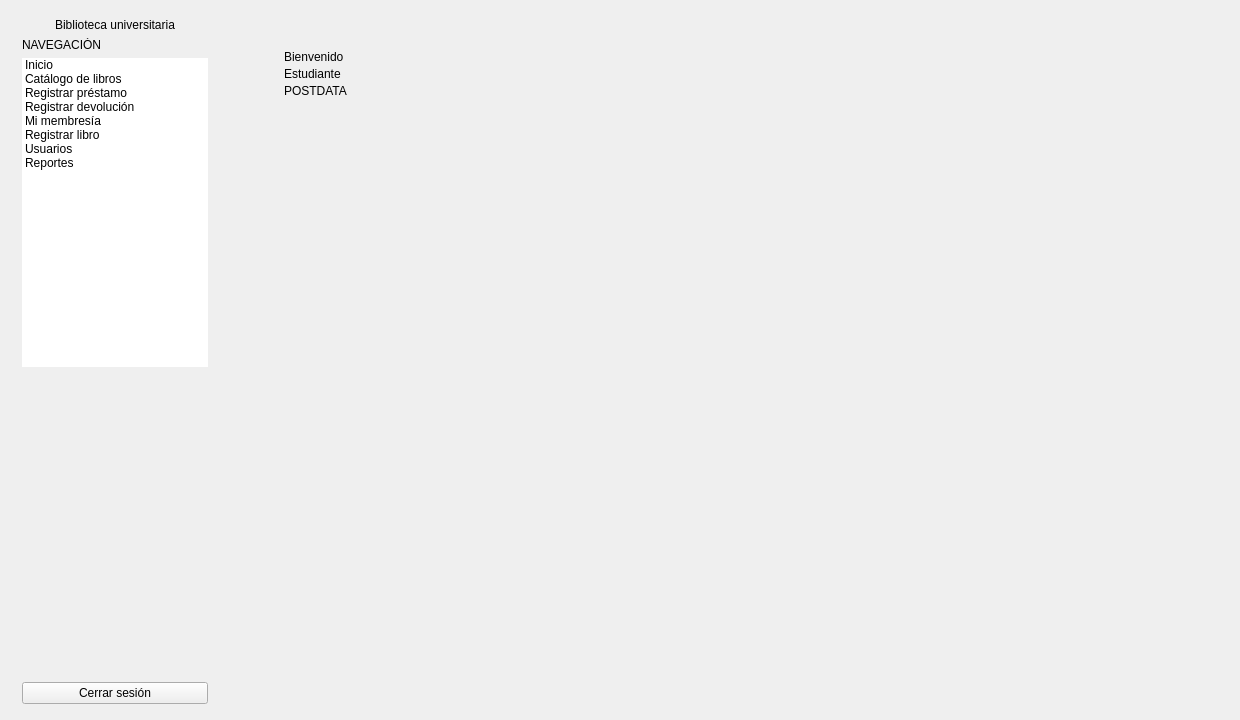
<?xml version="1.0" encoding="utf-8"?>
<ui version="4.0">
  <class>VentanaPrincipal</class>
  <widget class="QMainWindow" name="VentanaPrincipal">
    <property name="geometry">
      <rect>
        <x>0</x>
        <y>0</y>
        <width>1240</width>
        <height>720</height>
      </rect>
    </property>
    <property name="minimumSize">
      <size>
        <width>1140</width>
        <height>640</height>
      </size>
    </property>
    <property name="windowTitle">
      <string>Biblioteca General POSTDATA</string>
    </property>
    <widget class="QWidget" name="centralwidget">
      <layout class="QHBoxLayout" name="layoutRaiz">
        <property name="spacing">
          <number>0</number>
        </property>
        <property name="leftMargin">
          <number>0</number>
        </property>
        <property name="topMargin">
          <number>0</number>
        </property>
        <property name="rightMargin">
          <number>0</number>
        </property>
        <property name="bottomMargin">
          <number>0</number>
        </property>
        <item>
          <widget class="QFrame" name="sidebarFrame">
            <property name="minimumSize">
              <size>
                <width>230</width>
                <height>0</height>
              </size>
            </property>
            <property name="maximumSize">
              <size>
                <width>230</width>
                <height>16777215</height>
              </size>
            </property>
            <layout class="QVBoxLayout" name="layoutSidebar">
              <property name="leftMargin">
                <number>22</number>
              </property>
              <property name="rightMargin">
                <number>22</number>
              </property>
              <item>
                <widget class="QLabel" name="marca1Label">
                  <property name="layoutDirection">
                    <enum>Qt::LeftToRight</enum>
                  </property>
                  <property name="text">
                    <string>Biblioteca universitaria</string>
                  </property>
                  <property name="alignment">
                    <set>Qt::AlignCenter</set>
                  </property>
                  <property name="wordWrap">
                    <bool>true</bool>
                  </property>
                </widget>
              </item>
              <item>
                <widget class="QLabel" name="menuLabel">
                  <property name="text">
                    <string>NAVEGACIÓN</string>
                  </property>
                </widget>
              </item>
              <item>
                <widget class="QListWidget" name="navegacionListWidget">
                  <property name="focusPolicy">
                    <enum>Qt::NoFocus</enum>
                  </property>
                  <property name="frameShape">
                    <enum>QFrame::NoFrame</enum>
                  </property>
                  <item>
                    <property name="text">
                      <string>Inicio</string>
                    </property>
                  </item>
                  <item>
                    <property name="text">
                      <string>Catálogo de libros</string>
                    </property>
                  </item>
                  <item>
                    <property name="text">
                      <string>Registrar préstamo</string>
                    </property>
                  </item>
                  <item>
                    <property name="text">
                      <string>Registrar devolución</string>
                    </property>
                  </item>
                  <item>
                    <property name="text">
                      <string>Mi membresía</string>
                    </property>
                  </item>
                  <item>
                    <property name="text">
                      <string>Registrar libro</string>
                    </property>
                  </item>
                  <item>
                    <property name="text">
                      <string>Usuarios</string>
                    </property>
                  </item>
                  <item>
                    <property name="text">
                      <string>Reportes</string>
                    </property>
                  </item>
                  <property name="verticalScrollBarPolicy">
                    <enum>Qt::ScrollBarAlwaysOff</enum>
                  </property>
                  <property name="uniformItemSizes">
                    <bool>true</bool>
                  </property>
                  <property name="spacing">
                    <number>2</number>
                  </property>
                </widget>
              </item>
              <item>
                <spacer name="espacioSidebar">
                  <property name="orientation">
                    <enum>Qt::Vertical</enum>
                  </property>
                  <property name="sizeHint" stdset="0">
                    <size>
                      <width>20</width>
                      <height>40</height>
                    </size>
                  </property>
                </spacer>
              </item>
              <item>
                <widget class="QPushButton" name="cerrarSesionButton">
                  <property name="text">
                    <string>Cerrar sesión</string>
                  </property>
                  <property name="rol" stdset="0">
                    <string>ghost</string>
                  </property>
                </widget>
              </item>
              <property name="spacing">
                <number>6</number>
              </property>
              <property name="topMargin">
                <number>18</number>
              </property>
              <property name="bottomMargin">
                <number>16</number>
              </property>
            </layout>
          </widget>
        </item>
        <item>
          <widget class="QFrame" name="contenidoFrame">
            <layout class="QVBoxLayout" name="layoutContenido">
              <property name="spacing">
                <number>18</number>
              </property>
              <property name="leftMargin">
                <number>30</number>
              </property>
              <property name="topMargin">
                <number>26</number>
              </property>
              <property name="rightMargin">
                <number>30</number>
              </property>
              <property name="bottomMargin">
                <number>20</number>
              </property>
              <item>
                <widget class="QStackedWidget" name="paginasStackedWidget">
                  <property name="currentIndex">
                    <number>0</number>
                  </property>
                  <widget class="QWidget" name="inicioPage">
                  <layout class="QVBoxLayout" name="layoutInicio">
                    <property name="spacing">
                      <number>16</number>
                    </property>
                    <property name="leftMargin">
                      <number>24</number>
                    </property>
                    <property name="topMargin">
                      <number>24</number>
                    </property>
                    <property name="rightMargin">
                      <number>24</number>
                    </property>
                    <property name="bottomMargin">
                      <number>24</number>
                    </property>
                    <item>
                      <widget class="QFrame" name="inicioFooterFrame">
                        <layout class="QVBoxLayout" name="layoutInicioFooter">
                          <property name="spacing">
                            <number>3</number>
                          </property>
                          <property name="leftMargin">
                            <number>0</number>
                          </property>
                          <property name="topMargin">
                            <number>0</number>
                          </property>
                          <property name="rightMargin">
                            <number>0</number>
                          </property>
                          <property name="bottomMargin">
                            <number>0</number>
                          </property>
                          <item>
                            <widget class="QLabel" name="bienvenidaLabel">
                              <property name="text">
                                <string>Bienvenido</string>
                              </property>
                              <property name="wordWrap">
                                <bool>true</bool>
                              </property>
                            </widget>
                          </item>
                          <item>
                            <widget class="QLabel" name="tipoLabel">
                              <property name="text">
                                <string>Estudiante</string>
                              </property>
                              <property name="wordWrap">
                                <bool>true</bool>
                              </property>
                            </widget>
                          </item>
                          <item>
                            <widget class="QLabel" name="marca2Label">
                              <property name="text">
                                <string>POSTDATA</string>
                              </property>
                              <property name="wordWrap">
                                <bool>true</bool>
                              </property>
                            </widget>
                          </item>
                        </layout>
                      </widget>
                    </item>
                    <item>
                      <widget class="QLabel" name="inicioImagenLabel">
                        <property name="sizePolicy">
                          <sizepolicy hsizetype="Expanding" vsizetype="Expanding">
                            <horstretch>0</horstretch>
                            <verstretch>0</verstretch>
                          </sizepolicy>
                        </property>
                        <property name="minimumSize">
                          <size>
                            <width>240</width>
                            <height>240</height>
                          </size>
                        </property>
                        <property name="text">
                          <string></string>
                        </property>
                        <property name="alignment">
                          <set>Qt::AlignCenter</set>
                        </property>
                      </widget>
                    </item>
                  </layout>
                </widget>
                <widget class="QWidget" name="catalogoPage">
                    <layout class="QVBoxLayout" name="layoutPaginaCatalogo">
                      <property name="spacing">
                        <number>0</number>
                      </property>
                      <property name="leftMargin">
                        <number>0</number>
                      </property>
                      <property name="topMargin">
                        <number>0</number>
                      </property>
                      <property name="rightMargin">
                        <number>0</number>
                      </property>
                      <property name="bottomMargin">
                        <number>0</number>
                      </property>
                      <item>
                        <layout class="QVBoxLayout" name="layoutCatalogoContenedor">
                          <property name="spacing">
                            <number>0</number>
                          </property>
                          <property name="leftMargin">
                            <number>0</number>
                          </property>
                          <property name="topMargin">
                            <number>0</number>
                          </property>
                          <property name="rightMargin">
                            <number>0</number>
                          </property>
                          <property name="bottomMargin">
                            <number>0</number>
                          </property>
                        </layout>
                      </item>
                    </layout>
                  </widget>
                  <widget class="QWidget" name="prestamoPage">
                    <layout class="QVBoxLayout" name="layoutPaginaPrestamo">
                      <property name="spacing">
                        <number>0</number>
                      </property>
                      <property name="leftMargin">
                        <number>0</number>
                      </property>
                      <property name="topMargin">
                        <number>0</number>
                      </property>
                      <property name="rightMargin">
                        <number>0</number>
                      </property>
                      <property name="bottomMargin">
                        <number>0</number>
                      </property>
                    </layout>
                  </widget>
                  <widget class="QWidget" name="devolucionPage">
                    <layout class="QVBoxLayout" name="layoutPaginaDevolucion">
                      <property name="spacing">
                        <number>0</number>
                      </property>
                      <property name="leftMargin">
                        <number>0</number>
                      </property>
                      <property name="topMargin">
                        <number>0</number>
                      </property>
                      <property name="rightMargin">
                        <number>0</number>
                      </property>
                      <property name="bottomMargin">
                        <number>0</number>
                      </property>
                    </layout>
                  </widget>
                  <widget class="QWidget" name="membresiaPage">
                    <layout class="QVBoxLayout" name="layoutMembresia">
                      <property name="spacing">
                        <number>16</number>
                      </property>
                      <property name="leftMargin">
                        <number>0</number>
                      </property>
                      <property name="topMargin">
                        <number>0</number>
                      </property>
                      <property name="rightMargin">
                        <number>0</number>
                      </property>
                      <property name="bottomMargin">
                        <number>0</number>
                      </property>
                      <item>
                        <widget class="QLabel" name="tituloMembresiaLabel">
                          <property name="text">
                            <string>Mi membresía</string>
                          </property>
                        </widget>
                      </item>
                      <item>
                        <widget class="QLabel" name="subtituloMembresiaLabel">
                          <property name="text">
                            <string>Información de la cuenta con la que iniciaste sesión.</string>
                          </property>
                          <property name="wordWrap">
                            <bool>true</bool>
                          </property>
                        </widget>
                      </item>
                      <item>
                        <widget class="QFrame" name="membresiaFrame">
                          <property name="card" stdset="0">
                            <string>true</string>
                          </property>
                          <layout class="QGridLayout" name="layoutDatosMembresia">
                            <property name="leftMargin">
                              <number>24</number>
                            </property>
                            <property name="topMargin">
                              <number>22</number>
                            </property>
                            <property name="rightMargin">
                              <number>24</number>
                            </property>
                            <property name="bottomMargin">
                              <number>22</number>
                            </property>
                            <property name="horizontalSpacing">
                              <number>24</number>
                            </property>
                            <property name="verticalSpacing">
                              <number>14</number>
                            </property>
                            <item row="0" column="0">
                              <widget class="QLabel" name="nombreEtiquetaLabel">
                                <property name="text">
                                  <string>Nombre</string>
                                </property>
                              </widget>
                            </item>
                            <item row="0" column="1">
                              <widget class="QLabel" name="nombreValorLabel">
                                <property name="text">
                                  <string>-</string>
                                </property>
                              </widget>
                            </item>
                            <item row="1" column="0">
                              <widget class="QLabel" name="dniEtiquetaLabel">
                                <property name="text">
                                  <string>DNI</string>
                                </property>
                              </widget>
                            </item>
                            <item row="1" column="1">
                              <widget class="QLabel" name="dniValorLabel">
                                <property name="text">
                                  <string>-</string>
                                </property>
                              </widget>
                            </item>
                            <item row="2" column="0">
                              <widget class="QLabel" name="tipoEtiquetaLabel">
                                <property name="text">
                                  <string>Tipo de membresía</string>
                                </property>
                              </widget>
                            </item>
                            <item row="2" column="1">
                              <widget class="QLabel" name="tipoValorLabel">
                                <property name="text">
                                  <string>-</string>
                                </property>
                              </widget>
                            </item>
                            <item row="3" column="0">
                              <widget class="QLabel" name="vencimientoEtiquetaLabel">
                                <property name="text">
                                  <string>Vencimiento</string>
                                </property>
                              </widget>
                            </item>
                            <item row="3" column="1">
                              <widget class="QLabel" name="vencimientoValorLabel">
                                <property name="text">
                                  <string>-</string>
                                </property>
                              </widget>
                            </item>
                            <item row="4" column="0">
                              <widget class="QLabel" name="estadoEtiquetaLabel">
                                <property name="text">
                                  <string>Estado</string>
                                </property>
                              </widget>
                            </item>
                            <item row="4" column="1">
                              <widget class="QLabel" name="estadoValorLabel">
                                <property name="text">
                                  <string>-</string>
                                </property>
                              </widget>
                            </item>
                            <item row="5" column="0">
                              <widget class="QLabel" name="permisosEtiquetaLabel">
                                <property name="text">
                                  <string>Permisos</string>
                                </property>
                              </widget>
                            </item>
                            <item row="5" column="1">
                              <widget class="QLabel" name="permisosValorLabel">
                                <property name="text">
                                  <string>-</string>
                                </property>
                              </widget>
                            </item>
                          </layout>
                        </widget>
                      </item>
                      <item>
                        <spacer name="espacioMembresia">
                          <property name="orientation">
                            <enum>Qt::Vertical</enum>
                          </property>
                          <property name="sizeHint" stdset="0">
                            <size>
                              <width>20</width>
                              <height>40</height>
                            </size>
                          </property>
                        </spacer>
                      </item>
                    </layout>
                  </widget>
                  <widget class="QWidget" name="libroPage">
                    <layout class="QVBoxLayout" name="layoutPaginaLibro">
                      <property name="spacing">
                        <number>0</number>
                      </property>
                      <property name="leftMargin">
                        <number>0</number>
                      </property>
                      <property name="topMargin">
                        <number>0</number>
                      </property>
                      <property name="rightMargin">
                        <number>0</number>
                      </property>
                      <property name="bottomMargin">
                        <number>0</number>
                      </property>
                    </layout>
                  </widget>
                  <widget class="QWidget" name="usuariosPage">
                    <layout class="QVBoxLayout" name="layoutUsuarios">
                      <property name="spacing">
                        <number>14</number>
                      </property>
                      <property name="leftMargin">
                        <number>0</number>
                      </property>
                      <property name="topMargin">
                        <number>0</number>
                      </property>
                      <property name="rightMargin">
                        <number>0</number>
                      </property>
                      <property name="bottomMargin">
                        <number>0</number>
                      </property>
                      <item>
                        <layout class="QHBoxLayout" name="layoutCabeceraUsuarios">
                          <item>
                            <widget class="QLabel" name="tituloUsuariosLabel">
                              <property name="text">
                                <string>Usuarios registrados</string>
                              </property>
                            </widget>
                          </item>
                          <item>
                            <spacer name="espacioCabeceraUsuarios">
                              <property name="orientation">
                                <enum>Qt::Horizontal</enum>
                              </property>
                              <property name="sizeHint" stdset="0">
                                <size>
                                  <width>40</width>
                                  <height>20</height>
                                </size>
                              </property>
                            </spacer>
                          </item>
                          <item>
                            <widget class="QLineEdit" name="buscarUsuarioLineEdit">
                              <property name="placeholderText">
                                <string>Buscar por DNI, nombre o tipo</string>
                              </property>
                              <property name="clearButtonEnabled">
                                <bool>true</bool>
                              </property>
                            </widget>
                          </item>
                          <item>
                            <widget class="QPushButton" name="buscarUsuarioButton">
                              <property name="text">
                                <string>Buscar</string>
                              </property>
                              <property name="rol" stdset="0">
                                <string>primary</string>
                              </property>
                            </widget>
                          </item>
                          <item>
                            <widget class="QPushButton" name="renovarMembresiaButton">
                              <property name="toolTip">
                                <string>Renueva la membresía del usuario seleccionado por 3 meses</string>
                              </property>
                              <property name="text">
                                <string>Renovar membresía</string>
                              </property>
                              <property name="rol" stdset="0">
                                <string>secondary</string>
                              </property>
                            </widget>
                          </item>
                        </layout>
                      </item>
                      <item>
                        <widget class="QLabel" name="cantidadUsuariosLabel">
                          <property name="text">
                            <string>0 usuarios</string>
                          </property>
                        </widget>
                      </item>
                      <item>
                        <widget class="QTableWidget" name="tablaUsuarios">
                          <property name="editTriggers">
                            <set>QAbstractItemView::NoEditTriggers</set>
                          </property>
                          <property name="alternatingRowColors">
                            <bool>true</bool>
                          </property>
                          <property name="selectionMode">
                            <enum>QAbstractItemView::SingleSelection</enum>
                          </property>
                          <property name="selectionBehavior">
                            <enum>QAbstractItemView::SelectRows</enum>
                          </property>
                          <property name="sortingEnabled">
                            <bool>true</bool>
                          </property>
                          <property name="rowCount">
                            <number>0</number>
                          </property>
                          <property name="columnCount">
                            <number>6</number>
                          </property>
                          <column>
                            <property name="text">
                              <string>DNI</string>
                            </property>
                          </column>
                          <column>
                            <property name="text">
                              <string>Nombre</string>
                            </property>
                          </column>
                          <column>
                            <property name="text">
                              <string>Tipo</string>
                            </property>
                          </column>
                          <column>
                            <property name="text">
                              <string>Vencimiento</string>
                            </property>
                          </column>
                          <column>
                            <property name="text">
                              <string>Estado</string>
                            </property>
                          </column>
                          <column>
                            <property name="text">
                              <string>Administra</string>
                            </property>
                          </column>
                        </widget>
                      </item>
                    </layout>
                  </widget>
                  <widget class="QWidget" name="reportesPage">
                  <layout class="QVBoxLayout" name="layoutReportes">
                    <property name="spacing">
                      <number>10</number>
                    </property>
                    <property name="leftMargin">
                      <number>16</number>
                    </property>
                    <property name="topMargin">
                      <number>16</number>
                    </property>
                    <property name="rightMargin">
                      <number>16</number>
                    </property>
                    <property name="bottomMargin">
                      <number>16</number>
                    </property>
                    <item>
                      <layout class="QHBoxLayout" name="layoutCabeceraReportes">
                        <item>
                          <widget class="QLabel" name="tituloReportesLabel">
                            <property name="text">
                              <string>Reportes</string>
                            </property>
                          </widget>
                        </item>
                        <item>
                          <spacer name="espacioCabeceraReportes">
                            <property name="orientation">
                              <enum>Qt::Horizontal</enum>
                            </property>
                            <property name="sizeHint" stdset="0">
                              <size>
                                <width>40</width>
                                <height>20</height>
                              </size>
                            </property>
                          </spacer>
                        </item>
                        <item>
                          <widget class="QPushButton" name="exportarReporteButton">
                            <property name="text">
                              <string>Exportar reporte</string>
                            </property>
                            <property name="rol" stdset="0">
                              <string>primary</string>
                            </property>
                          </widget>
                        </item>
                      </layout>
                    </item>
                    <item>
                      <widget class="QLabel" name="reporteResumenLabel">
                        <property name="wordWrap">
                          <bool>true</bool>
                        </property>
                        <property name="text">
                          <string>Resumen de la biblioteca</string>
                        </property>
                      </widget>
                    </item>
                    <item>
                      <widget class="QLabel" name="tituloHistorialLabel">
                        <property name="text">
                          <string>1. Historial de préstamos</string>
                        </property>
                      </widget>
                    </item>
                    <item>
                      <widget class="QTableWidget" name="tablaHistorialPrestamos">
                        <property name="editTriggers">
                          <set>QAbstractItemView::NoEditTriggers</set>
                        </property>
                        <property name="alternatingRowColors">
                          <bool>true</bool>
                        </property>
                        <property name="selectionBehavior">
                          <enum>QAbstractItemView::SelectRows</enum>
                        </property>
                        <property name="sortingEnabled">
                          <bool>true</bool>
                        </property>
                        <property name="columnCount">
                          <number>9</number>
                        </property>
                    <column>
                      <property name="text">
                        <string>ID</string>
                      </property>
                    </column>
                    <column>
                      <property name="text">
                        <string>DNI</string>
                      </property>
                    </column>
                    <column>
                      <property name="text">
                        <string>Usuario</string>
                      </property>
                    </column>
                    <column>
                      <property name="text">
                        <string>ISBN</string>
                      </property>
                    </column>
                    <column>
                      <property name="text">
                        <string>Libro</string>
                      </property>
                    </column>
                    <column>
                      <property name="text">
                        <string>Fecha préstamo</string>
                      </property>
                    </column>
                    <column>
                      <property name="text">
                        <string>Fecha límite</string>
                      </property>
                    </column>
                    <column>
                      <property name="text">
                        <string>Devolución</string>
                      </property>
                    </column>
                    <column>
                      <property name="text">
                        <string>Estado</string>
                      </property>
                    </column>
                      </widget>
                    </item>
                    <item>
                      <widget class="QFrame" name="separadorReportes">
                        <property name="frameShape">
                          <enum>QFrame::HLine</enum>
                        </property>
                        <property name="frameShadow">
                          <enum>QFrame::Sunken</enum>
                        </property>
                      </widget>
                    </item>
                    <item>
                      <widget class="QLabel" name="tituloInventarioLabel">
                        <property name="text">
                          <string>2. Inventario de libros</string>
                        </property>
                      </widget>
                    </item>
                    <item>
                      <widget class="QTableWidget" name="tablaInventarioLibros">
                        <property name="editTriggers">
                          <set>QAbstractItemView::NoEditTriggers</set>
                        </property>
                        <property name="alternatingRowColors">
                          <bool>true</bool>
                        </property>
                        <property name="selectionBehavior">
                          <enum>QAbstractItemView::SelectRows</enum>
                        </property>
                        <property name="sortingEnabled">
                          <bool>true</bool>
                        </property>
                        <property name="columnCount">
                          <number>9</number>
                        </property>
                    <column>
                      <property name="text">
                        <string>ISBN</string>
                      </property>
                    </column>
                    <column>
                      <property name="text">
                        <string>Título</string>
                      </property>
                    </column>
                    <column>
                      <property name="text">
                        <string>Autor</string>
                      </property>
                    </column>
                    <column>
                      <property name="text">
                        <string>Categoría</string>
                      </property>
                    </column>
                    <column>
                      <property name="text">
                        <string>Sección</string>
                      </property>
                    </column>
                    <column>
                      <property name="text">
                        <string>Estante</string>
                      </property>
                    </column>
                    <column>
                      <property name="text">
                        <string>Ejemplares</string>
                      </property>
                    </column>
                    <column>
                      <property name="text">
                        <string>Prestados</string>
                      </property>
                    </column>
                    <column>
                      <property name="text">
                        <string>Disponibles</string>
                      </property>
                    </column>
                      </widget>
                    </item>
                  </layout>
                </widget>

                </widget>
              </item>
            </layout>
          </widget>
        </item>
      </layout>
    </widget>
  </widget>
  <resources/>
  <connections/>
</ui>
